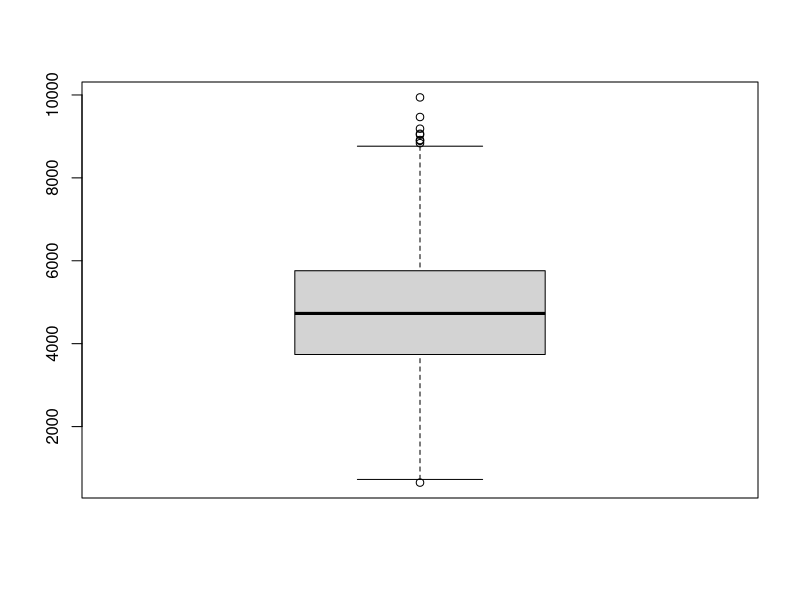
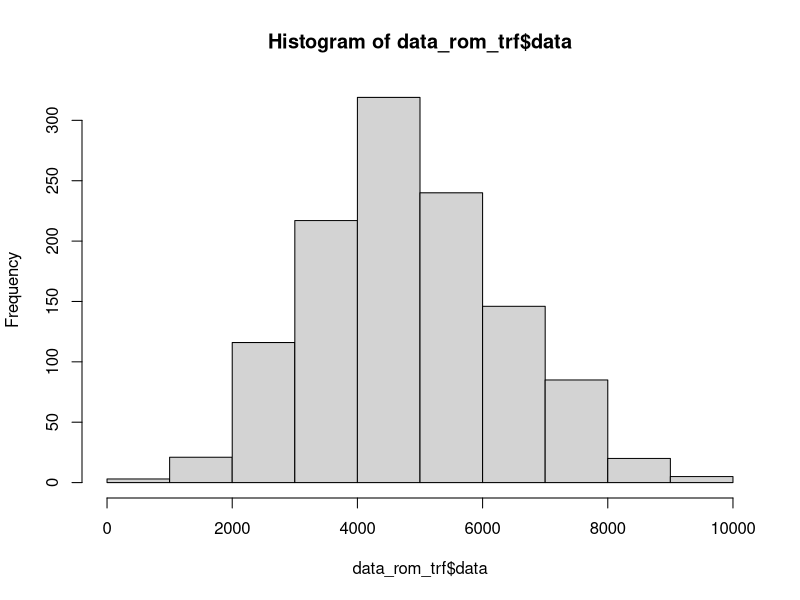
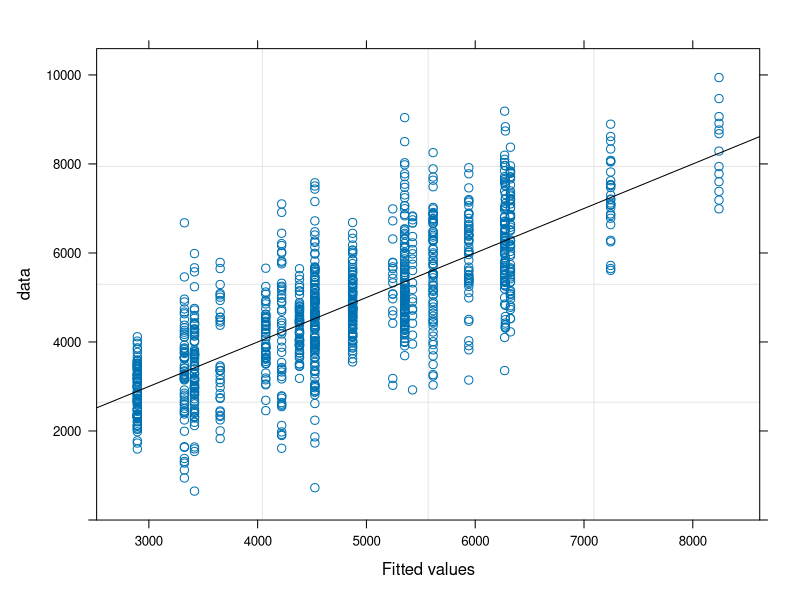
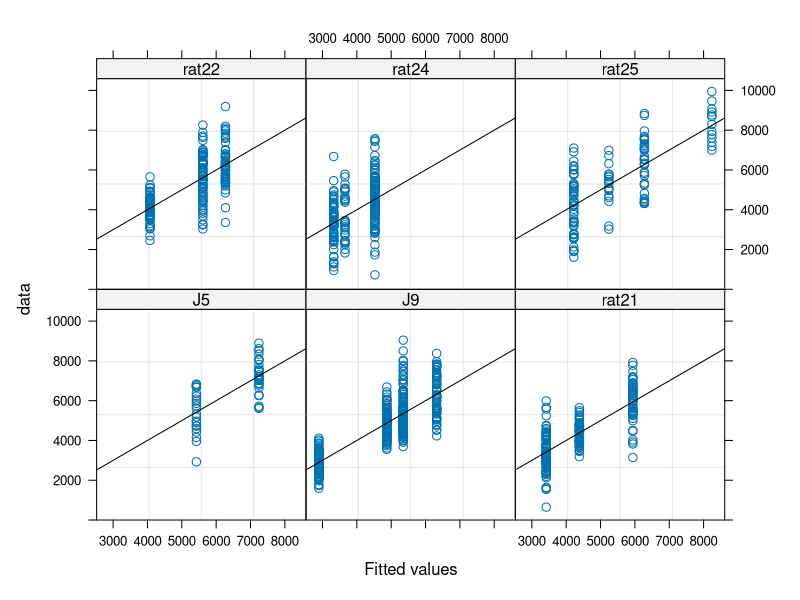
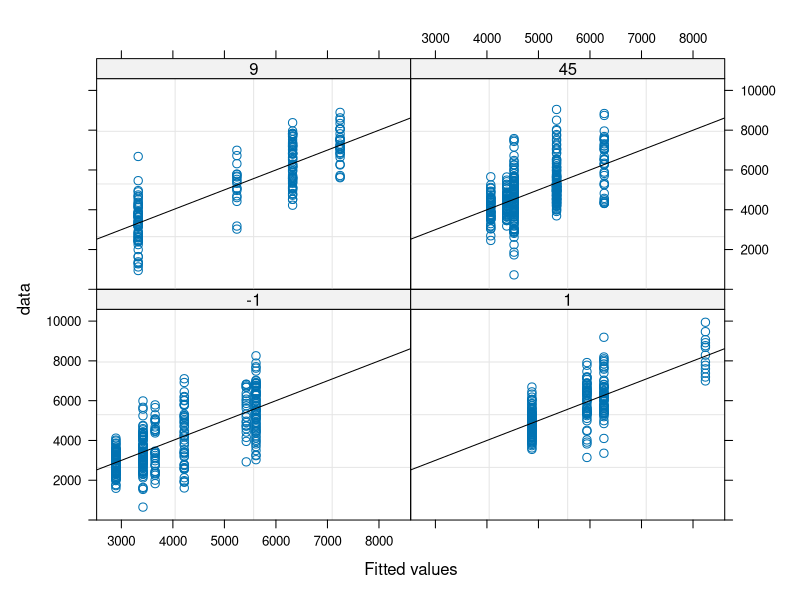
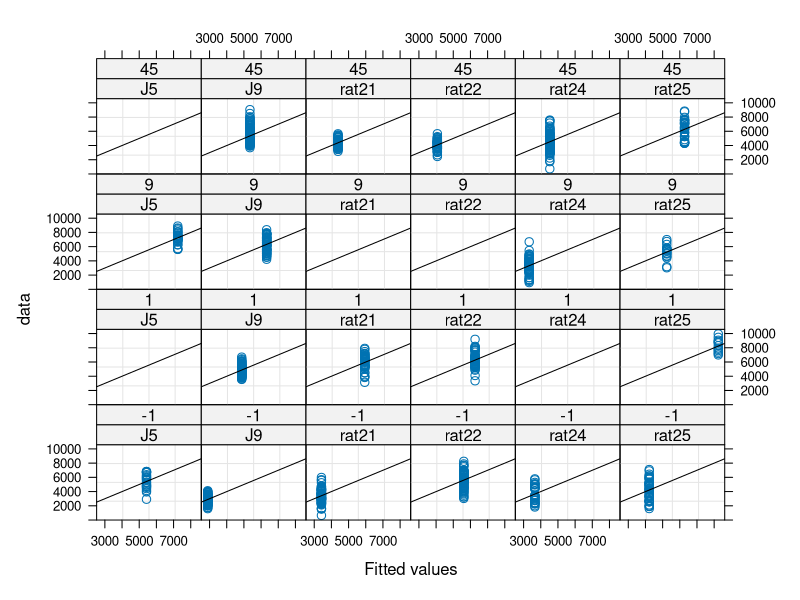
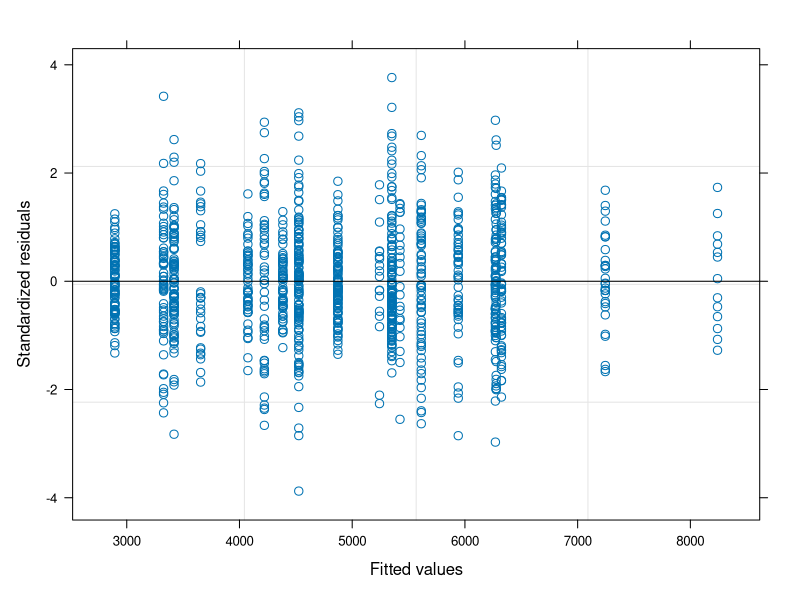
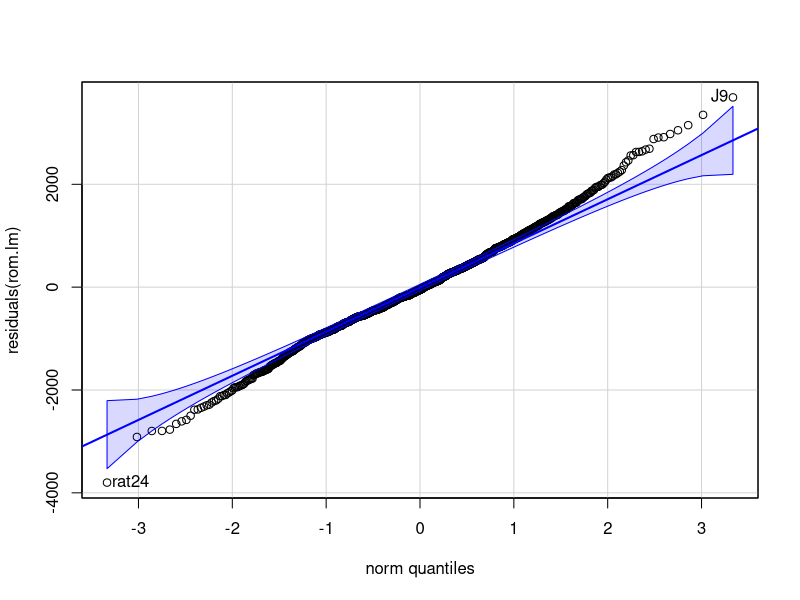

The R script that drew these images, in order:
require(nlme)
require(graphics)
require(car)
require(MASS)

library(multcomp)

setwd("./")

# empty environment
rm(list=ls())

# load data
data_all = read.csv("./rom.csv")

####################################################################################

# desired joints
desJointsName <- "ankle"
desJoints     <- as.factor(desJointsName);

# desired days
desDays     <- as.factor(c("-1","1","9","45"));

# desired subjects
desRatID <- as.factor(c("rat21","rat22","rat24","rat25","J5","J9"))

# extract data
data_rom <- data_all[data_all$ratID %in% desRatID & data_all$joint %in% desJoints & data_all$des_days %in% desDays,]

data_rom$ratID    <- factor(data_rom$ratID)
data_rom$joint    <- factor(data_rom$joint)

data_rom$des_days <- as.factor(data_rom$des_days)

# Data transformation
data_rom_trf      <- data_rom
data_rom_trf$data <- (data_rom_trf$data)^(2)

boxplot(data_rom_trf$data)
hist(data_rom_trf$data,breaks=10)

############################### Fit model ##########################################

lCtr <- lmeControl(maxIter = 5000, niterEM = 500, msMaxIter=1000, msMaxEval=1000, msVerbose = FALSE, opt = 'optim')

# Days (and intercept) as a random variable (to account for the variability cross subjects)
rom.lm_nonNest_r  <- lme(data ~ des_days, random = ~des_days|ratID, data=data_rom_trf, na.action=na.omit, method = "ML", control=lCtr)

rom.lm <- rom.lm_nonNest_r
summary(rom.lm)

############################ assumptions ############################

#### Fitted values

plot(rom.lm, data~fitted(.), abline = c(0,1)) 
plot(rom.lm, data~fitted(.)|ratID, abline = c(0,1))
plot(rom.lm, data~fitted(.)|des_days, abline = c(0,1))
plot(rom.lm, data~fitted(.)|ratID*des_days, abline = c(0,1))


#### Residuals (should have constant variance and be normally distributed)

plot(rom.lm)                       # Residuals (should have constant variance)
qqp(residuals(rom.lm),"norm")      # Residuals (should be normally distributed)

boxplot(residuals(rom.lm))

myx <- seq(min(residuals(rom.lm)), max(residuals(rom.lm)), length.out= 100)
myhist <- hist(residuals(rom.lm),breaks=20)
multiplier <- myhist$counts / myhist$density

varMean <- rom.lm$sigma * mean(fitted(rom.lm)) ^ (2*rom.lm$modelStruct$varStruct)
normal <- dnorm(x = myx, mean = 0, sd = sqrt(varMean))

normal <- dnorm(x = myx, mean = 0, sd = rom.lm$sigma)

lines(myx, normal* multiplier[1], col = "blue", lwd = 2)

shapiro.test(residuals(rom.lm))


#### Random effects (should be normally distributed)

randBase <- ranef(rom.lm)

randEff <- randBase$`(Intercept)`
qqp( randEff )                         # Random effects (should be notmally distributed)

myx <- seq(min(randEff), max(randEff), length.out= 100)
myhist <- hist(randEff)
multiplier <- myhist$counts / myhist$density
normal <- dnorm(x = myx, mean = 0, sd = as.numeric(VarCorr(rom.lm)[1,2]) )
lines(myx, normal*multiplier[1], col = "blue", lwd = 2)

shapiro.test(randEff)

randEff <- randBase$des_days1
qqp( randEff )  

randEff <- randBase$des_days9
qqp( randEff )  

randEff <- randBase$des_days45
qqp( randEff )  

#############################################################################
################################ PREDICTIONS ################################
#############################################################################

# unique values of the factors
pred <- expand.grid(joint=unique(data_rom$joint),des_days=unique(data_rom$des_days))

# polulation level (level=0) predictions
y=predict(rom.lm, level=0, newdata=pred)
pred$pred_val = y

pred <- pred[order(pred$joint, pred$des_days),]

############ Compute menas ############
# remove non-used columns and NaN
dat_rom.small <- data_rom_trf[,c("ratID","joint","des_days","data")]
dat_rom.small <- dat_rom.small[!is.na(dat_rom.small$data),]

# mean over gait cycle and rats
data_rom.mean <- aggregate(dat_rom.small$data, by = list(dat_rom.small$joint, dat_rom.small$des_days), FUN = 'mean')
colnames(data_rom.mean) <- c("joint","des_days","data_mean")

data_rom.mean <- data_rom.mean[order(data_rom.mean$joint, data_rom.mean$des_days),]

pred$data_mean = data_rom.mean$data_mean
pred$diff      = pred$pred_val - pred$data_mean
pred$diff_perc = pred$diff/pred$data_mean*100

# mean over gait cycles for each rat
data_rom.meanSbj <- aggregate(dat_rom.small$data, by = list(dat_rom.small$ratID,dat_rom.small$joint, dat_rom.small$des_days), FUN = 'mean')
colnames(data_rom.meanSbj) <- c("ratID","joint","des_days","data_mean")

# Mean of the means
data_rom.meanSbjAll <- aggregate(data_rom.meanSbj$data_mean, by = list(data_rom.meanSbj$joint, data_rom.meanSbj$des_days), FUN = 'mean')
colnames(data_rom.meanSbjAll) <- c("joint","des_days","data_mean")

pred$data_mean2 = data_rom.meanSbjAll$data_mean

pred$diff2      = pred$pred_val - pred$data_mean2
pred$diff_perc2 = pred$diff2/pred$data_mean*100

###############################################################################
############################# PREDICTIONS SUBJECTS ############################
###############################################################################

# unique values of the factors
pred.sbj <- expand.grid(ratID=unique(data_rom$ratID), joint=unique(data_rom$joint), des_days=unique(data_rom$des_days))

# polulation level (level=0) predictions
y=predict(rom.lm, level=1, newdata=pred.sbj)
pred.sbj$pred_val = y

pred.sbj <- pred.sbj[order(pred.sbj$ratID, pred.sbj$joint, pred.sbj$des_days),]

############ Compute menas ############
# remove non-used columns and NaN
dat_rom.small <- data_rom_trf[,c("ratID","joint","des_days","data")]
dat_rom.small <- dat_rom.small[!is.na(dat_rom.small$data),]

# mean over gait cycles
data_rom.mean <- aggregate(dat_rom.small$data, by = list(dat_rom.small$ratID,dat_rom.small$joint, dat_rom.small$des_days), FUN = 'mean')
colnames(data_rom.mean) <- c("ratID","joint","des_days","data_mean")

data_rom.mean <- data_rom.mean[order(data_rom.mean$ratID, data_rom.mean$joint, data_rom.mean$des_days),]

pred.sbj$data_mean <- NA
for(i in 1:dim(pred.sbj)[1]){
  for(j in 1:dim(data_rom.mean)[1]){
    if( all(pred.sbj[i,1:3]==data_rom.mean[j,1:3]) ){
      pred.sbj[i,]$data_mean<-data_rom.mean[j,]$data_mean
    }
  }
}
pred.sbj$data_mean <- as.numeric(pred.sbj$data_mean)

pred.sbj$diff      = pred.sbj$pred_val - pred.sbj$data_mean
pred.sbj$diff_perc = pred.sbj$diff/pred.sbj$data_mean*100


############################ Post-hoc (time as factor) ############################

ph_conditional <- c("des_days1  = 0",
                    "des_days9  = 0",
                    "des_days45 = 0");

rom.ph <- glht(rom.lm, linfct = ph_conditional);
summary(rom.ph, test=adjusted("bonferroni"))


# The residual distribution is a bit skewed. To reduce it, I transform the data with x^2. 

# RESULTS:

# - day1 significantly different than day-1  (p < 0.001)
# - day9 NOT significantly different than day-1  (p = 0.0586)
# - day45 NOT significantly different than day-1 (p = 0.7805)
